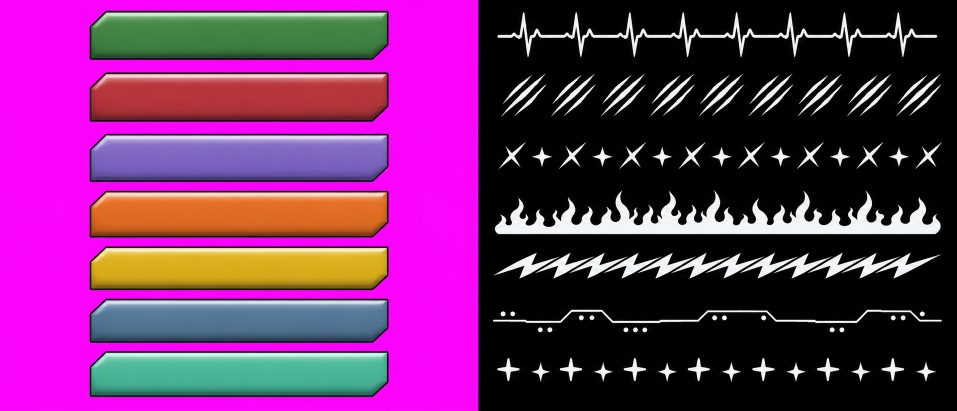
#> input picture claude/preview-set268/S303r51b-gpt-1.png, 1914 x 822 px (shown at 1/2 size)
$ python S307-pills-c.py
#> lines starting #> are read from the running program, lines starting #| are printed output that depends on the picture
# set 307 copy of S303r51c-pills.py at 26:13 (writes S307-pill_heal / _multi_v2 / _atk_v2)
# set 303 r51c: owner edits on r51b, PIL only (no GPT):
#   heal  = the r51 heal pattern (mixed-size sparkles, S303r51-gpt-pills-2.png row 7) re-laid across the 34:13 pill
#   multi = "x" marks only, staggered up/down (glyphs from S303r51b-gpt-1.png strip row 3)
#   atk   = bigger middle claw, left/right claws spread out (glyph from S303r51b-gpt-1.png strip row 2)
# Plain pills = the r51b ones without pattern (same 3-slice as S303r51b-bake-pills.py).
# Variants: multi v1/v2, atk v1/v2 -> list sheet S303r51c-sheet.png; chosen ones -> S303r51c-pill_<kind>.png
import numpy as np
from PIL import Image, ImageFilter
from scipy import ndimage

OH, OW, PAT = 104, 208, 0.30
names = ["hp", "atk", "multi", "burn", "shock", "armor", "heal"]

def bands(mask, minh=15):
    rows = mask.any(1); out, y = [], 0
    while y < len(rows):
        if rows[y]:
            y0 = y
            while y < len(rows) and rows[y]: y += 1
            if y - y0 > minh: out.append((y0, y))
        y += 1
    return out

def key_magenta(L):
    r, g, b = L[..., 0], L[..., 1], L[..., 2]
    a = 1.0 - np.clip(((np.minimum(r, b) - g) - 60.0) / 120.0, 0.0, 1.0)
    spill = np.clip(np.minimum(r, b) - g, 0, None) * (1.0 - a)
    rgba = np.dstack([np.stack([r - spill, g, b - spill], -1).clip(0, 255), a * 255.0]).astype(np.uint8)
    return a, rgba

# ---- r51b source: plain pills + white strips
im = np.asarray(Image.open("S303r51b-gpt-1.png").convert("RGB")).astype(np.float32)
xs = int(np.argmax(((im.max(2) < 30).mean(0) > 0.6)))
#> xs = 957
Lh, R = im[:, :xs], im[:, xs:]
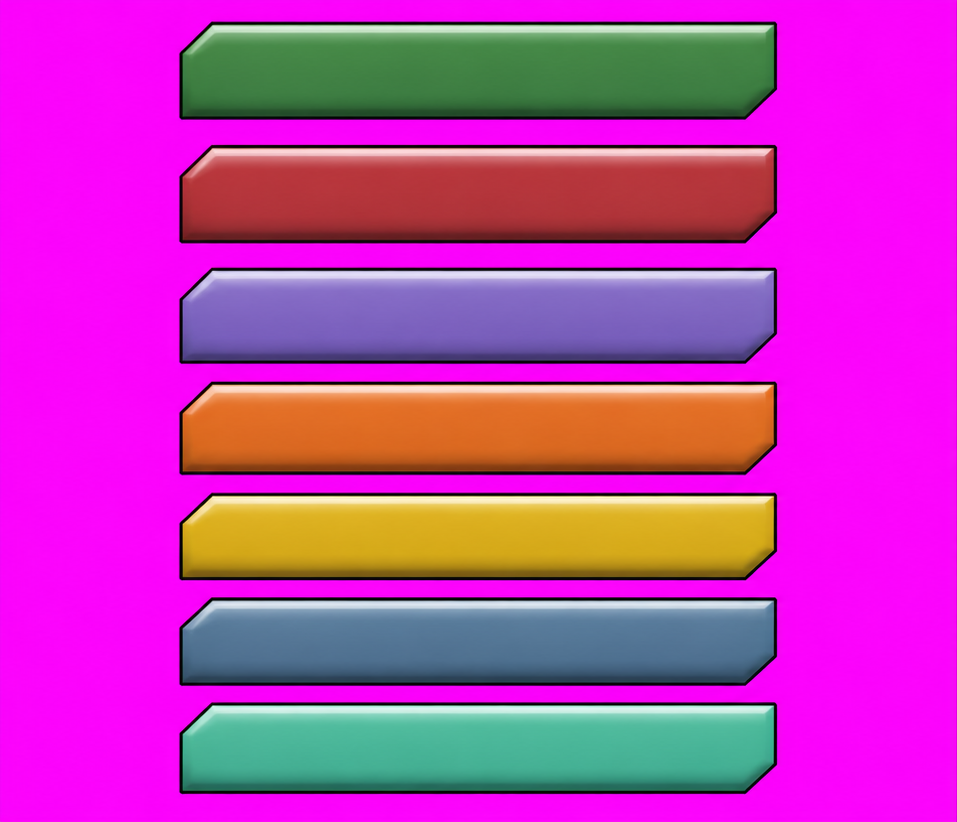
#> Lh: shape (822, 957, 3) float32; mean R, G, B 192.3, 59.2, 177.2
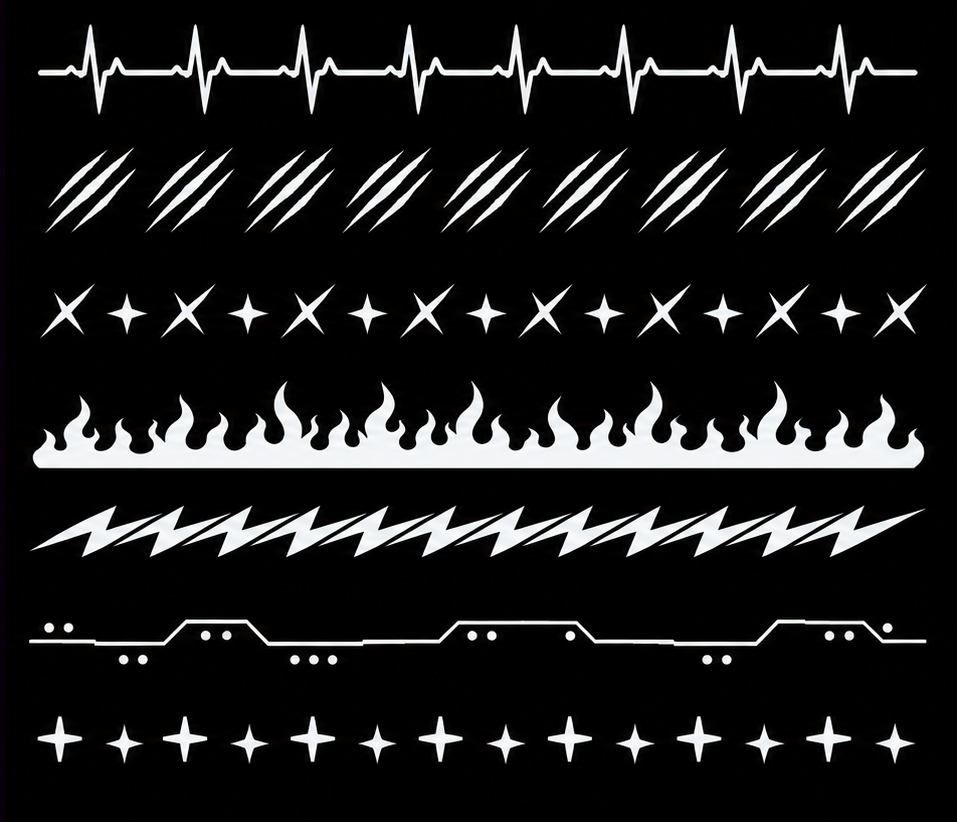
#> R: shape (822, 957, 3) float32; mean R, G, B 29.2, 29.1, 29.2
a, rgba = key_magenta(Lh)
#> in key_magenta, `r, g, b = L[..., 0], L[..., 1], L[..., 2]`:
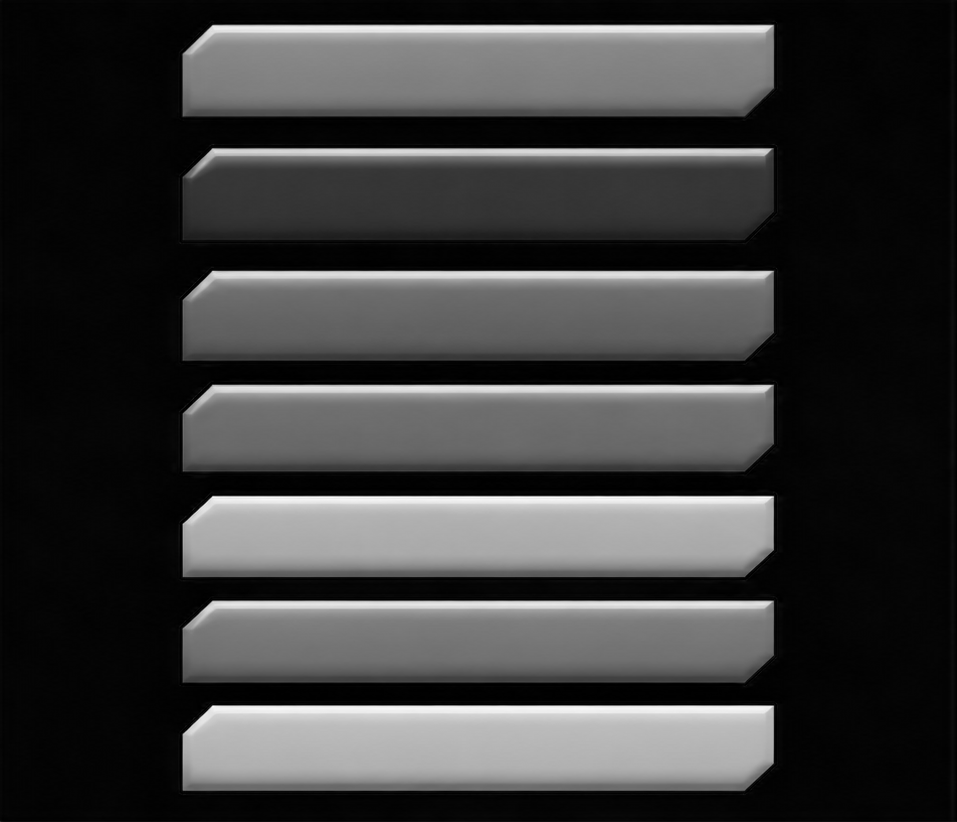
#> g: shape (822, 957) float32; min 0, max 254, mean 59.2
#> in key_magenta, `a = 1.0 - np.clip(((np.minimum(r, b) - g) - 60.0) / 120.0, 0.0, 1.0)`:
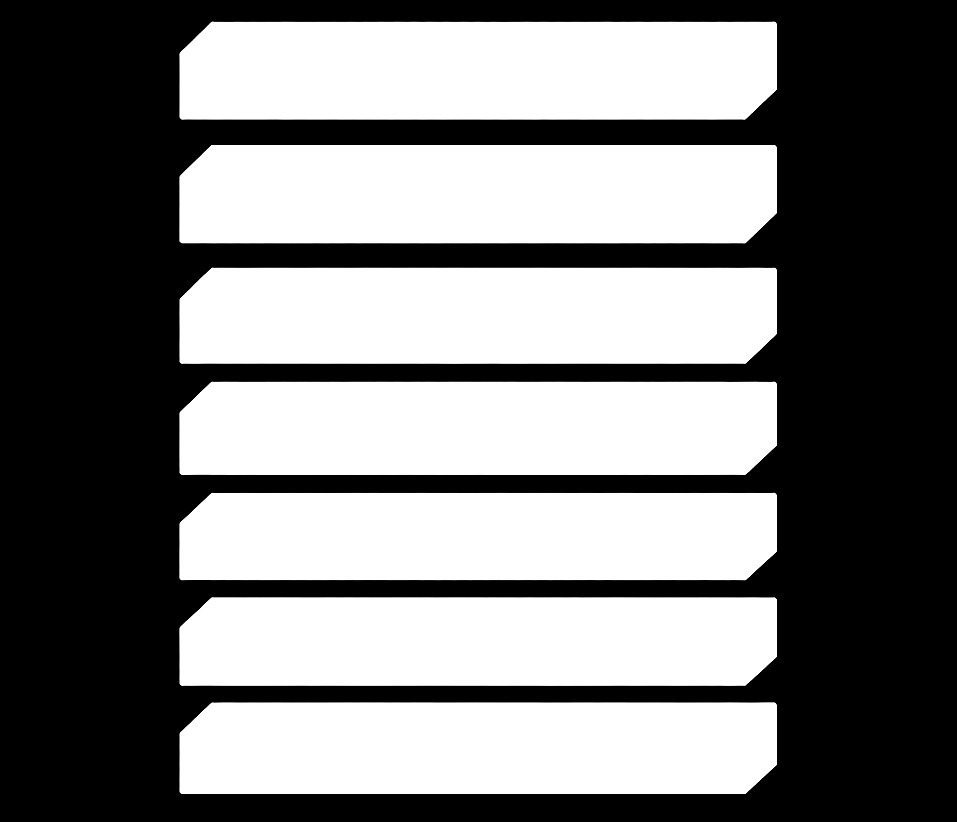
#> a: shape (822, 957) float32; min 0, max 1, mean 0.487
#> in key_magenta, `spill = np.clip(np.minimum(r, b) - g, 0, None) * (1.0 - a)`:
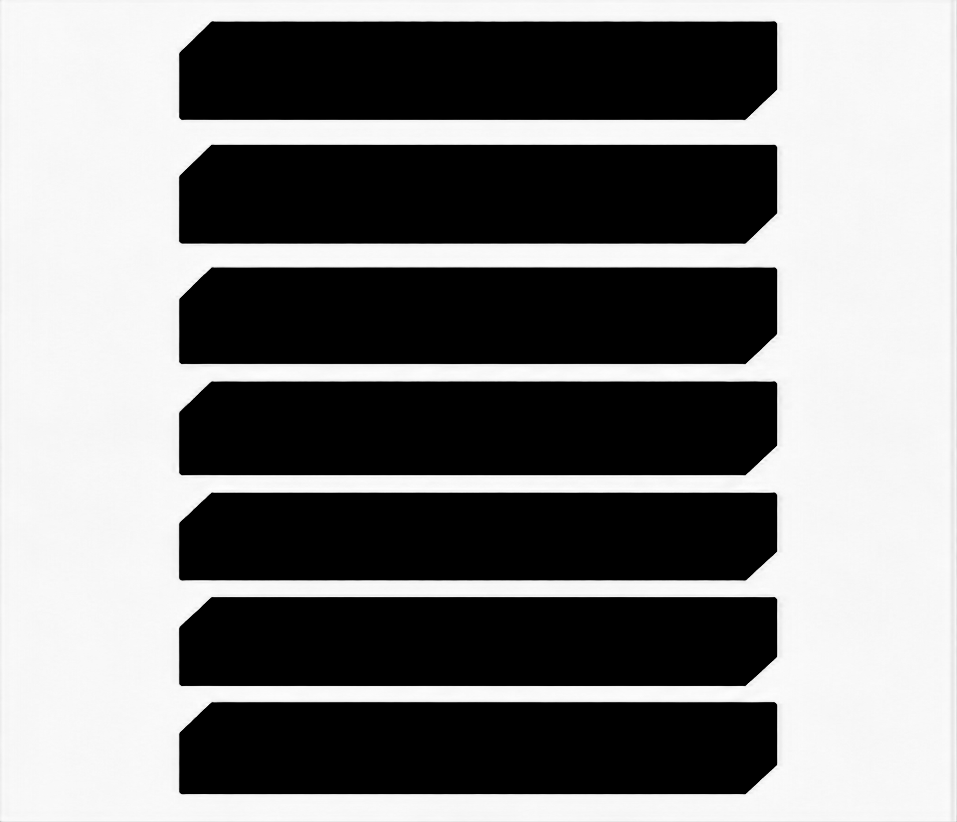
#> spill: shape (822, 957) float32; min 0, max 255, mean 126.1
#> in key_magenta, `rgba = np.dstack([np.stack([r - spill, g, b - spill], -1).clip(0, 255)..`:
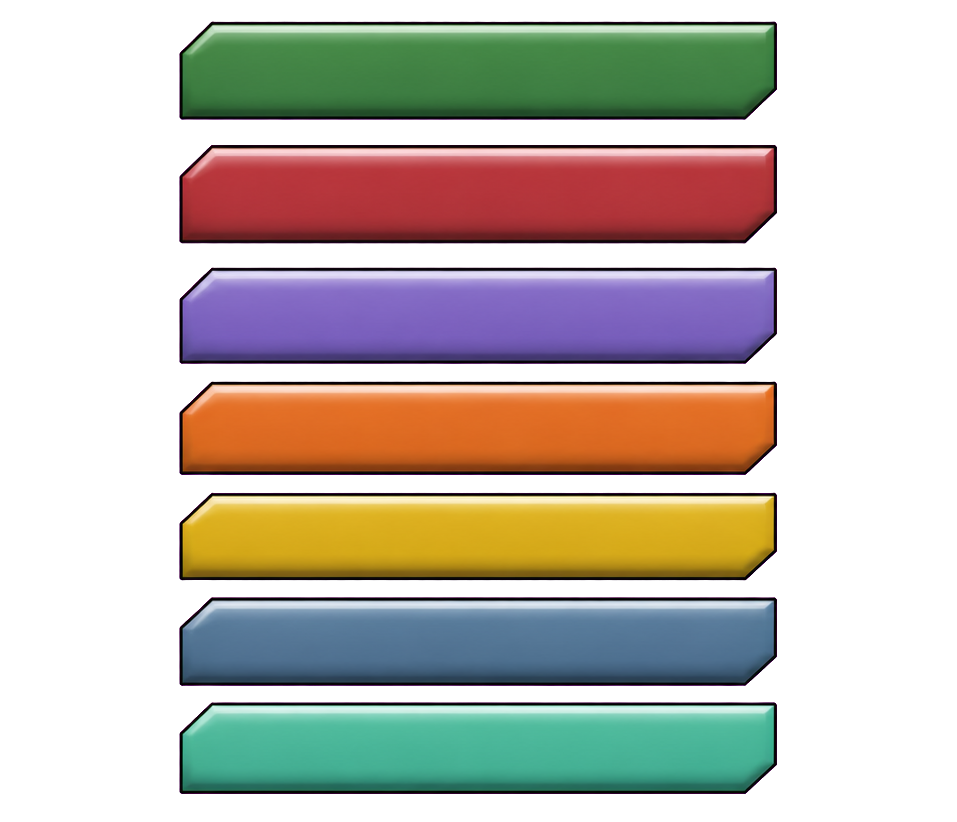
#> rgba: shape (822, 957, 4); mean of channels 0, 1, 2, 3 65.9, 59.2, 50.7, 124.2; transparent parts drawn white
pb = bands(a > 0.5); sb = bands(R.max(2) > 60)
#> the loop in bands, `while y < len(rows):` made 169 passes
#> (y0, y) on passes 23, 48: (22, 121), (145, 244)
#> y0 on passes 73, 91, 109, 126, 142: 268, 382, 493, 597, 702
#> after the loop in bands, `while y < len(rows):`: out = [(22, 120), (145, 243), (268, 364), (382, 475), (493, 580), (597, 686), (702, 794)]; y = 822
#> after `pb = bands(a > 0.5)`: pb has the same summary as out in bands
#> the loop in bands (call 2), `while y < len(rows):` made 368 passes
#> (y0, y) on passes 25, 58: (24, 116), (148, 234)
#> y0 on passes 109, 152, 189, 251, 260, 311: 284, 381, 506, 619, 655, 716
#> after `sb = bands(R.max(2) > 60)`: sb = [(24, 115), (148, 233), (284, 338), (381, 469), (506, 557), (619, 646), (716, 764)]
assert len(pb) == 7 and len(sb) == 7
SMAX = max(s1 - s0 for s0, s1 in sb)
#> SMAX = 91
KS = (OH - 16) / SMAX                     # r51b strip scale (keeps glyph sizes as in r51b)
#> KS = 0.967

def plain(nm):
    y0, y1 = pb[names.index(nm)]
    cols = np.where((a[y0:y1] > 0.5).any(0))[0]
    p = Image.fromarray(rgba[y0:y1, cols[0]:cols[-1] + 1])
    p = p.resize((max(1, int(round(p.width * OH / p.height))), OH), Image.LANCZOS)
    cap = int(round(OH * 0.42)); out = Image.new("RGBA", (OW, OH))
    out.paste(p.crop((0, 0, cap, OH)), (0, 0))
    out.paste(p.crop((cap, 0, p.width - cap, OH)).resize((OW - 2 * cap, OH), Image.LANCZOS), (cap, 0))
    out.paste(p.crop((p.width - cap, 0, p.width, OH)), (OW - cap, 0))
    return out

def strip_glyphs(nm):
    """glyphs of one strip = column segments separated by empty columns, as L images at r51b scale"""
    s0, s1 = sb[names.index(nm)]
    band = R[s0:s1].max(2)
    on = (band > 60).any(0)
    segs, x = [], 0
    while x < len(on):
        if on[x]:
            x0 = x
            while x < len(on) and on[x]: x += 1
            segs.append((x0, x))
        x += 1
    out = []
    for x0, x1 in segs:
        g = band[:, x0:x1]
        ys = np.where((g > 60).any(1))[0]
        g = Image.fromarray(g[ys[0]:ys[-1] + 1].astype(np.uint8))
        out.append(g.resize((max(1, int(g.width * KS)), max(1, int(g.height * KS))), Image.LANCZOS))
    return out

# ---- r51 heal: sparkles = pixels lighter than the pill's own smooth base
#> (the run stopped early here; a loop or call above may not have finished)

$ run again, with claude/preview-set268/S303r51b-gpt-2.png copied over claude/preview-set268/S303r51b-gpt-1.png
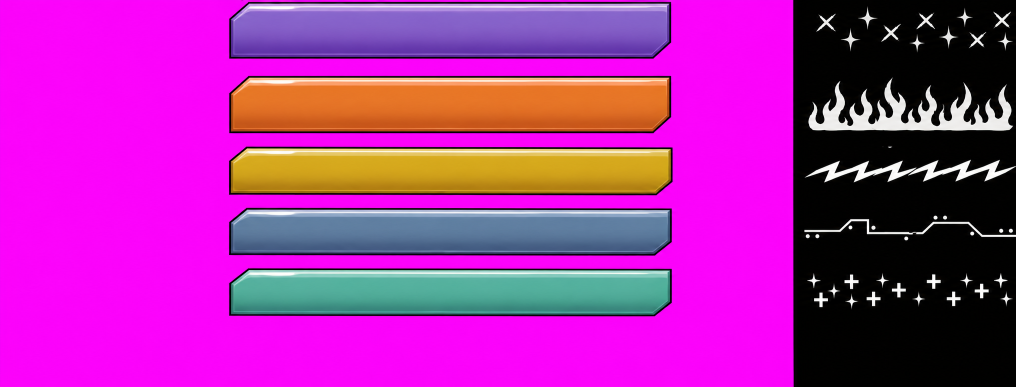
#> input picture claude/preview-set268/S303r51b-gpt-2.png, 2032 x 774 px (shown at 1/2 size)
#> xs = 1587
#> in key_magenta, `a = 1.0 - np.clip(((np.minimum(r, b) - g) - 60.0) / 120.0, 0.0, 1.0)`:
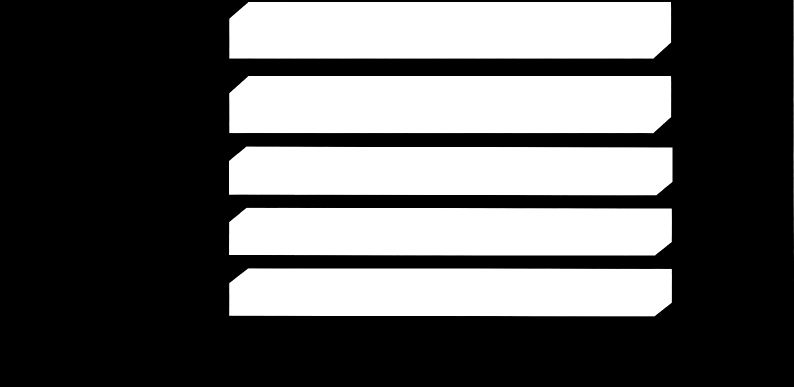
#> a: shape (774, 1587) float32 (shown at 1/2 size); min 0, max 1, mean 0.365
#> in key_magenta, `rgba = np.dstack([np.stack([r - spill, g, b - spill], -1).clip(0, 255)..`:
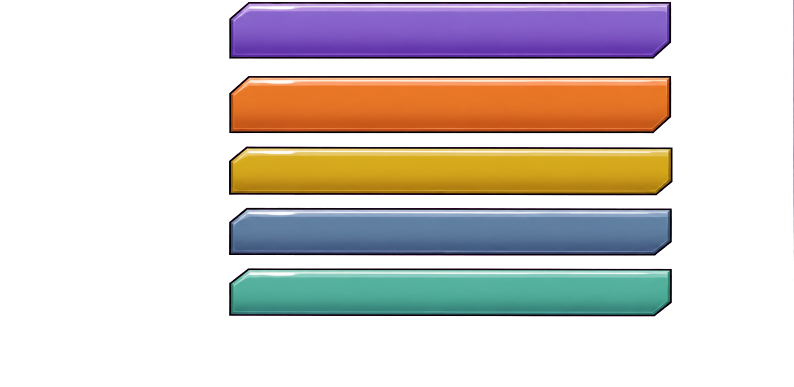
#> rgba: shape (774, 1587, 4) (shown at 1/2 size); mean of channels 0, 1, 2, 3 54.4, 46.5, 43, 93.1; transparent parts drawn white
#> the loop in bands, `while y < len(rows):` made 258 passes
#> (y0, y) on passes 5, 40: (4, 118), (152, 267)
#> after the loop in bands, `while y < len(rows):`: out = [(4, 117), (152, 266), (293, 391), (416, 511), (537, 633)]; y = 774
#> pb has the same summary as out in bands
#> the loop in bands (call 2), `while y < len(rows):` made 368 passes
#> (y0, y) on pass 15: (14, 105)
#> sb = [(14, 104), (155, 262), (319, 365), (431, 481), (546, 618), (735, 774)]
